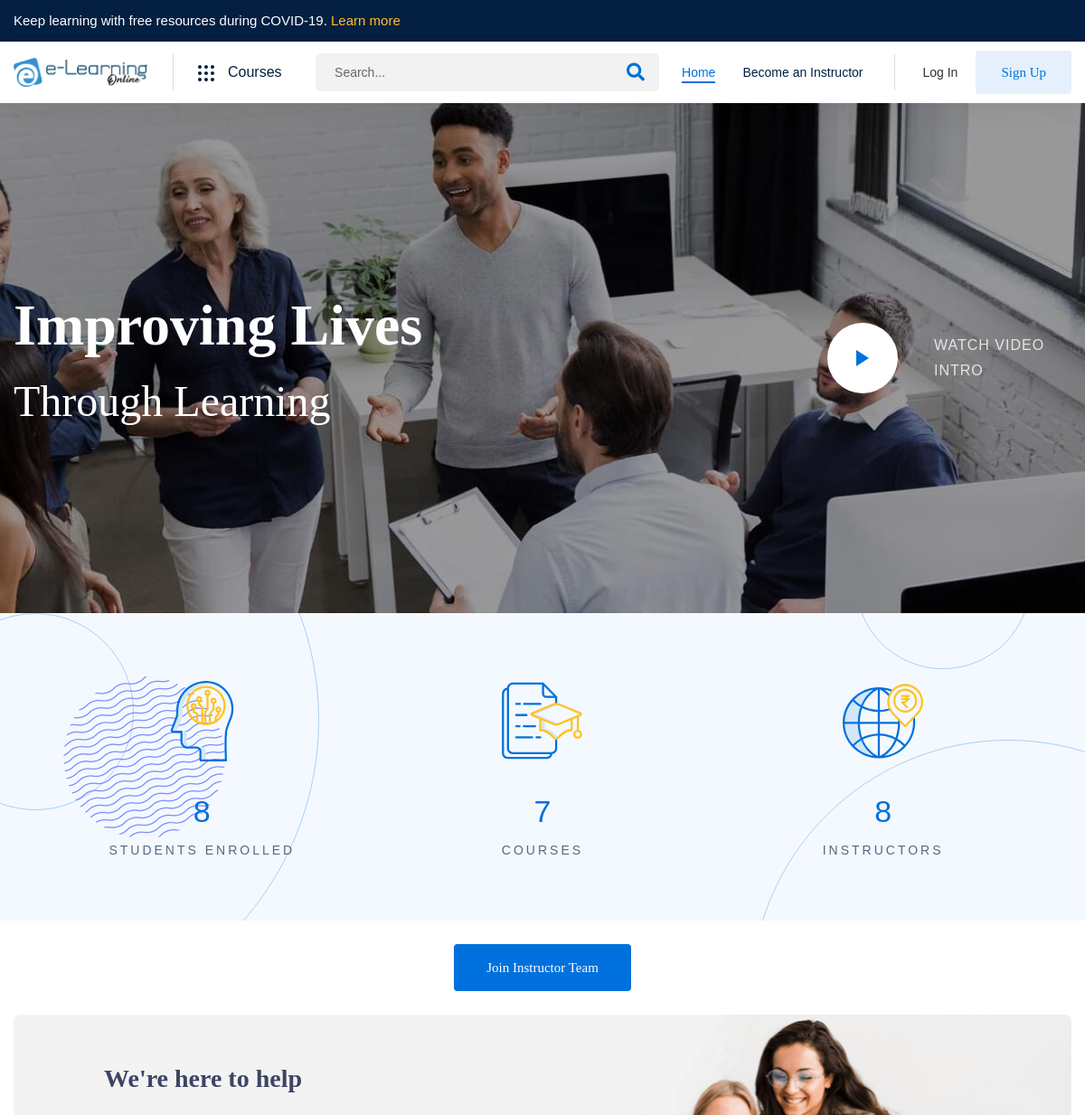
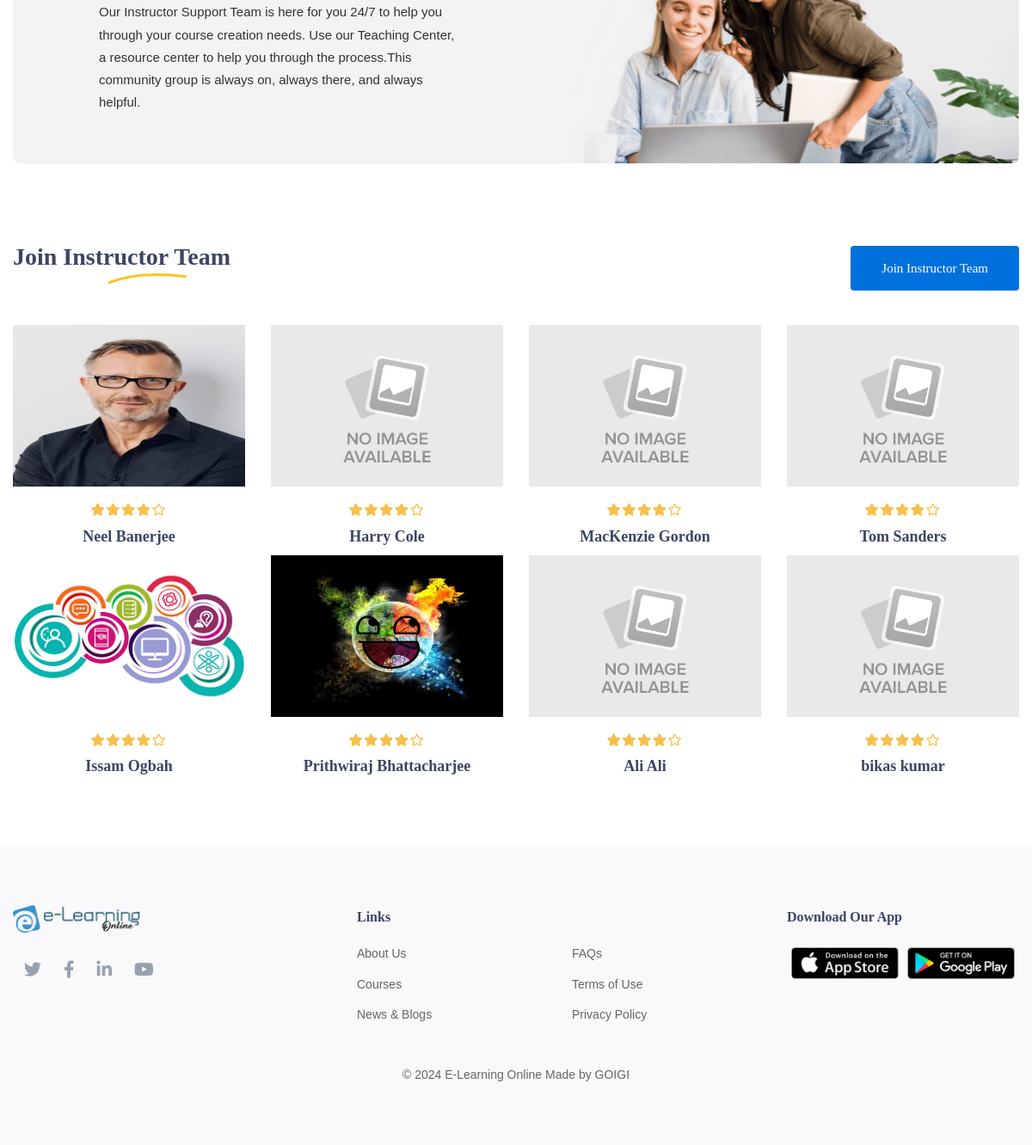
The page /index.php/home/about on the database its author committed (2 pictures, top to bottom).
### tables this page shows
CREATE TABLE `settings` (
  `settingId` bigint(20) NOT NULL,
  `logo` varchar(500) DEFAULT NULL,
  `favicon` varchar(500) DEFAULT NULL,
  `title` varchar(500) DEFAULT NULL,
  `company` varchar(200) NOT NULL,
  `address` varchar(500) DEFAULT NULL,
  `email` varchar(500) DEFAULT NULL,
  `phone` varchar(500) DEFAULT NULL,
  `facebook` tinytext,
  `twitter` tinytext,
  `linkedin` tinytext,
  `instagram` tinytext,
  `member_subscription` int(2) NOT NULL,
  `member_activity` int(2) NOT NULL,
  `weekly_report` int(2) NOT NULL
);

CREATE TABLE `cms` (
  `pageId` bigint(20) NOT NULL,
  `sectionTitle` varchar(255) NOT NULL,
  `cmsTitle` varchar(100) DEFAULT NULL,
  `required_link` enum('1','0') NOT NULL DEFAULT '0',
  `link` varchar(255) DEFAULT NULL,
  `page_slug` varchar(255) NOT NULL,
  `required_textarea` enum('1','0') NOT NULL DEFAULT '0',
  `required_textarea_plugins` enum('1','0') NOT NULL DEFAULT '0',
  `content` longtext,
  `required_image` enum('1','0') NOT NULL DEFAULT '0',
  `image` varchar(255) NOT NULL,
  `created` timestamp NULL DEFAULT NULL,
  `modified` timestamp NULL DEFAULT CURRENT_TIMESTAMP ON UPDATE CURRENT_TIMESTAMP
);

CREATE TABLE `users` (
  `userId` bigint(20) UNSIGNED NOT NULL,
  `firstName` varchar(255) DEFAULT NULL,
  `lastName` varchar(255) DEFAULT NULL,
  `email` varchar(500) DEFAULT NULL,
  `ccName` varchar(255) DEFAULT NULL,
  `ccCode` varchar(255) DEFAULT NULL,
  `timezone` varchar(255) NOT NULL,
  `origin_country` varchar(255) NOT NULL,
  `mobile` varchar(200) DEFAULT NULL,
  `dob` varchar(255) NOT NULL,
  `qualification` varchar(255) DEFAULT NULL,
  `occupation` varchar(255) DEFAULT NULL,
  `password` varchar(1000) DEFAULT NULL,
  `profilePic` text,
  `intro_video` varchar(255) DEFAULT NULL,
  `cv` varchar(255) NOT NULL,
  `payment_info` longtext,
  `userType` tinyint(3) UNSIGNED DEFAULT NULL COMMENT '1=Student, 2=Teacher',
  `otp` int(11) NOT NULL,
  `auth_token` varchar(255) NOT NULL,
  `descriptions` text,
  `verificationStatus` smallint(6) DEFAULT '0',
  `link` varchar(1000) DEFAULT NULL,
  `address` tinytext,
  `latitude` varchar(255) DEFAULT NULL,
  `longitude` varchar(255) DEFAULT NULL,
  `status` enum('1','0') DEFAULT '1',
  `approve_status` enum('1','0') DEFAULT '0',
  `created` timestamp NULL DEFAULT NULL,
  `modified` timestamp NOT NULL DEFAULT CURRENT_TIMESTAMP ON UPDATE CURRENT_TIMESTAMP
);

### application/views/about-us.php (the view, shortened to what the rows shown need)
<?php
  $watch_intro_title =  string_seperator(clean_String($cmsContent[0]->cmsTitle));
  if($cmsContent[0]->image && file_exists('./uploads/cms/'.$cmsContent[0]->image)) {
    $watch_intro_img = base_url('uploads/cms/'.$cmsContent[0]->image);
  }else{
    $watch_intro_img = base_url('frontend/images/about-us-hero-bg.jpg');
  }
  $help_title =  clean_String($cmsContent[1]->cmsTitle);
  $help_content =  clean_String($cmsContent[1]->content);
  $help_img = $cmsContent[1]->image;
  $join_team_title =  string_seperator(clean_String($cmsContent[2]->cmsTitle));
?>
        <div class="about-video-section" style="background-image: url(<?=$watch_intro_img?>);">
            <div class="container custom-container">
                <div class="row gy-10 justify-content-between align-items-center">
                    <div class="col-xl-9 col-lg-8">
                        <div class="about-video-content" data-aos="fade-up" data-aos-duration="1000">
                            <h2 class="about-video-content__main-title"><strong><?=$watch_intro_title[0]?></strong> <?=$watch_intro_title[1]?> </h2>
                        </div>
                    </div>
                </div>
            </div>
        </div>
        <div class="counter-section-02 bg-color-04 scene">
            <div class="container">
            </div>
            <div class="counter-section-02__shape-03" data-depth="-0.6"></div>
            <div class="counter-section-02__shape-04" data-depth="0.6"></div>
            <img class="counter-section-02__shape-05" data-depth="-0.8" src="<?=base_url()?>frontend/images/shape/edumall-shape-01.png" alt="Shape" width="179" height="178">
        </div>
         <div class="row my-5">
            <div class="col-md-12 text-center">
            </div>
         </div>
        <div class="instructor-banner-02 mb-5">
            <div class="container custom-container">
                <div class="instructor-banner-02__wrapper bg-color-09">
                    <div class="row align-items-xl-center align-items-end">
                        <div class="col-lg-6">
                            <div class="instructor-banner-02__content" data-aos="fade-up" data-aos-duration="1000">
                                <h2 class="instructor-banner-02__title"><?=$help_title?></h2>
                                <p><?=$help_content?></p>
                            </div>
                        </div>
                        <div class="col-lg-6">
                            <div class="instructor-banner-02__image text-end" data-aos="fade-up" data-aos-duration="1000">
                                <?php if ($help_img && file_exists('./uploads/cms/'.$help_img)) { ?>
                                    <img src="<?= base_url('uploads/cms/'.$help_img) ?>" alt="Cms Image" class="service-thumb" width="574" height="303">
                                <?php } else { ?>
                                    <img src="<?= base_url('uploads/noimg.png') ?>" alt="" width="574" height="303">
                                <?php } ?>
                            </div>
                        </div>
                    </div>
                </div>
            </div>
        </div>
        <div class="team-section section-padding-01">
            <div class="container custom-container">
                <div class="row">
                    <div class="col-md-6">
                        <div class="section-title" data-aos="fade-up" data-aos-duration="1000">
                            <h2 class="section-title__title"><?=$join_team_title[0]?> <mark> <?=$join_team_title[1]?> </mark></h2>
                        </div>
                    </div>
                </div>
                <div class="row">
                    <?php foreach($insData as $index => $instructor){ ?>
                        <div class="col-lg-3 col-md-4 col-sm-6">
                            <div class="team-item aos-init aos-animate" data-aos="fade-up" data-aos-duration="1000">
                                <div class="team-item__image">
                                    <?php if (@$instructor->profilePic && file_exists('./uploads/users/'.@$instructor->profilePic)) { ?>
                                        <img src="<?= base_url('uploads/users/'.@$instructor->profilePic) ?>" alt="Instructor image" style="width: 270px;height: 188px;">
                                    <?php } else { ?>
                                        <img src="<?= base_url('dist/images/noimage.jpg') ?>" alt="Instructor image" style="width: 270px;height: 188px;">
                                    <?php } ?>
                                </div>
                                <div class="dashboard-course-item__rating text-center mt-3">
                                    <div class="rating-star">
                                        <div class="rating-label" style="width: 80%;"></div>
                                    </div>
                                </div>
                                <div class="team-item__content" style="padding-top:0px;">
                                    <h3 class="team-item__name"><a href="><?=base_url()?>"><?=$instructor->firstName." ".$instructor->lastName?></a></h3>
                                </div>
                            </div>
                        </div>
                    <?php } ?>
                </div>
            </div>
        </div>

### application/views/header.php (shortened to what the rows shown need)
<?php
    $settings = $this->mymodel->get('settings', true, 'settingId', '1');
?>
<!DOCTYPE html>
<html class="no-js" lang="en">
<head>
    <link rel="stylesheet" href="<?=base_url('frontend/css/vendor/fontawesome-all.min.css')?>">
    <link rel="stylesheet" href="<?=base_url('frontend/css/vendor/bootstrap.min.css')?>">
    <link rel="stylesheet" href="<?=base_url('frontend/css/vendor/edumall-icon.css')?>">
    <link rel="stylesheet" href="<?=base_url('frontend/css/plugins/aos.css')?>">
    <link rel="stylesheet" href="<?=base_url('frontend/css/plugins/swiper-bundle.min.css')?>">
    <link rel="stylesheet" href="<?=base_url('frontend/css/plugins/perfect-scrollbar.css')?>">
    <link rel="stylesheet" href="<?=base_url('frontend/css/plugins/jquery.powertip.min.css')?>">
    <link rel="stylesheet" href="<?=base_url('frontend/css/plugins/glightbox.min.css')?>">
    <link rel="stylesheet" href="<?=base_url('frontend/css/plugins/flatpickr.min.css')?>">
    <link rel="stylesheet" href="<?=base_url('frontend/css/plugins/ion.rangeSlider.min.css')?>">
    <link rel="stylesheet" href="<?=base_url('frontend/css/plugins/select2.min.css')?>">
    <link rel="stylesheet" href="<?= base_url('plugins/sweetalert/sweetalert.css');?>">
    <link rel="stylesheet" href="<?= base_url('frontend/css/owl.carousel.min.css');?>">
    <link rel="stylesheet" href="<?=base_url('frontend/css/style.css')?>">
    <link rel="stylesheet" href="<?=base_url('frontend/css/custom.css')?>">
</head>
<body>
    <main class="main-wrapper">
        <div class="header-section header-sticky">
            <div class="header-top d-none d-sm-block">
            </div>
            <div class="header-main">
                <div class="container">
                    <div class="header-main-wrapper">
                        <div class="header-logo">
                            <a class="header-logo__logo" href="<?=base_url()?>"><img src="<?= base_url('uploads/logos/'.@$settings->logo) ?>" width="296" height="64" alt="Logo"></a>
                        </div>
                    </div>
                </div>
            </div>
        </div>

### application/views/footer.php (shortened to what the rows shown need)
<?php $settings = $this->mymodel->get('settings', true, 'settingId', '1'); ?>
<div class="footer-section footer-bg-1">
    <div class="footer-widget-area section-padding-01">
        <div class="container">
            <div class="row gy-6">
                <div class="col-lg-4">
                    <div class="footer-widget ">
                        <a href="<?=base_url()?>" class="footer-widget__logo"><img src="<?= base_url('uploads/logos/'.@$settings->logo) ?>" alt="Logo" width="150" height="32"></a>
                    </div>
                </div>
                <div class="col-lg-12 text-center">
                    <p class="footer-widget__copyright">&copy;  <?=date('Y')?> <span> <?=$settings->title?> </span> Made by <a href="https://www.goigi.com" target="_blank">GOIGI</a></p>
                </div>
            </div>
        </div>
    </div>
</div>
</main>
</body>
</html>

### rows shown on the page
settings: logo (picture), title "E-Learning Online"
cms: image (picture), cmsTitle "Improving Lives", cmsTitle "Through Learning"
cms: cmsTitle "We're here to help", content "Our Instructor Support Team is here for you 24/7 to help you through your course creation needs. Use our Teaching Center, a resource center to help you through the process.This community group is always on, always there, and always helpful.", image (picture)
cms: cmsTitle "Join", cmsTitle "Instructor Team"
users: profilePic (picture), firstName "Neel", lastName "Banerjee"
users: firstName "Harry", lastName "Cole"
users: firstName "MacKenzie", lastName "Gordon"
users: firstName "Tom", lastName "Sanders"
users: profilePic (picture), firstName "Issam", lastName "Ogbah"
users: profilePic (picture), firstName "Prithwiraj", lastName "Bhattacharjee"
users: firstName "Ali", lastName "Ali"
users: firstName "bikas", lastName "kumar"

### other values the page prints
$stuData->stuCount "8"
$courseData->courseCount "7"
count($insData) "8"
